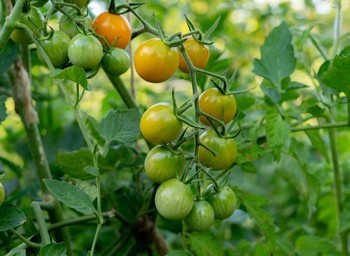
#> input picture dataset/ripe/riped_tomato_1.jpeg, 350 x 256 px
$ python -i segmentation.py   (imports and definitions only)
#> lines starting #> are read from the running program, lines starting #| are printed output that depends on the picture; after the words box and inside, x2 and y2 are one past the last pixel; in counts of white or black regions, pixels touching at a corner belong together
#> further down, picture is the input picture: shape (256, 350, 3); mean B, G, R 49.8, 122.4, 87.7
"""
Module: segmentation.py
Chương 4: Phân vùng ảnh

Mô tả: Module chứa các thuật toán phân vùng (segmentation) ảnh được học trong Chương 4.
Các kỹ thuật bao gồm:
- HSV Threshold: Phân tách theo ngưỡng màu HSV
- Otsu Threshold: Tự động tìm ngưỡng tối ưu
- Adaptive Threshold: Ngưỡng thích nghi
- Contour Detection: Phát hiện đường contour
- Mask: Tạo mask để tách đối tượng
- ROI Extraction: Trích xuất vùng quan tâm

Author: Tomato Quality System
"""

import cv2
import numpy as np
from typing import Tuple, List, Optional, Dict
import logging

# [1 line not run here, left out]
logger = logging.getLogger(__name__)


class ImageSegmenter:
    """
    Lớp phân vùng ảnh - Tách riêng đối tượng (quả cà chua) khỏi nền.

    Sử dụng kết hợp nhiều phương pháp:
    - Threshold-based (HSV, Otsu, Adaptive)
    - Contour-based (tìm contour lớn nhất)
    - Masking (tạo mask nhị phân)
    """

    def __init__(self):
        """
        Khởi tạo segmenter với các thông số mặc định.
        """
        # Ngưỡng HSV cho màu đỏ (cà chua chín)
        self.red_hsv_lower1 = np.array([0, 50, 50])
        self.red_hsv_upper1 = np.array([10, 255, 255])
        self.red_hsv_lower2 = np.array([170, 50, 50])
        self.red_hsv_upper2 = np.array([180, 255, 255])

        # Ngưỡng HSV cho màu xanh lá (cà chua chưa chín)
        self.green_hsv_lower = np.array([35, 50, 50])
        self.green_hsv_upper = np.array([85, 255, 255])

        # Ngưỡng HSV cho màu vàng/cam (cà chua gần chín)
        self.yellow_hsv_lower = np.array([11, 50, 50])
        self.yellow_hsv_upper = np.array([34, 255, 255])

        logger.info("ImageSegmenter initialized with default tomato color thresholds")

    # [35 lines left out: function hsv_threshold, not called in this run]

    def combine_hsv_masks(self, hsv_image: np.ndarray) -> Tuple[np.ndarray, dict]:
        """
        Kết hợp nhiều mask HSV để tách cà chua (cả đỏ, vàng, xanh).

        Args:
            hsv_image: Ảnh HSV

        Returns:
            Tuple chứa (mask kết hợp, metadata)
        """
        # Tạo mask cho màu đỏ (2 vùng)
        mask_red1 = cv2.inRange(hsv_image, self.red_hsv_lower1, self.red_hsv_upper1)
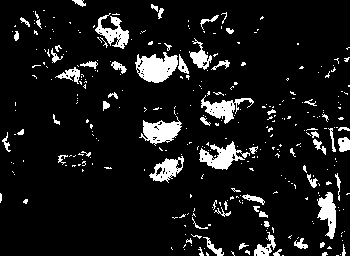
#> mask_red1: shape (256, 350); 9.3% white; 334 white regions (274 under 20 px), largest, box (x1, y1, x2, y2) and area: (135, 52, 178, 83) 870, (139, 116, 182, 146) 667, (199, 141, 250, 170) 652
        mask_red2 = cv2.inRange(hsv_image, self.red_hsv_lower2, self.red_hsv_upper2)
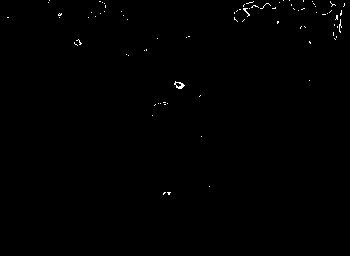
#> mask_red2: shape (256, 350); 0.34% white in thin lines or dots, all inside (x1, y1, x2, y2) = (7, 0, 345, 195)
        mask_red = cv2.bitwise_or(mask_red1, mask_red2)
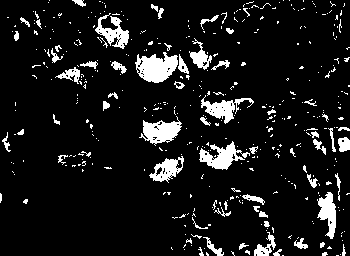
#> mask_red: shape (256, 350); 9.7% white; 415 white regions (353 under 20 px), largest, box (x1, y1, x2, y2) and area: (135, 52, 178, 83) 870, (139, 116, 182, 146) 667, (199, 141, 250, 170) 652

        # Tạo mask cho màu vàng
        mask_yellow = cv2.inRange(hsv_image, self.yellow_hsv_lower, self.yellow_hsv_upper)
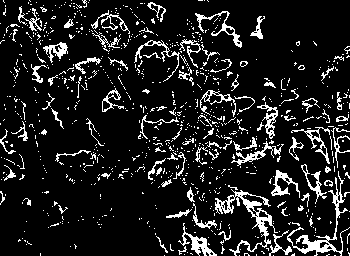
#> mask_yellow: shape (256, 350); 12% white in thin lines or dots

        # Tạo mask cho màu xanh
        mask_green = cv2.inRange(hsv_image, self.green_hsv_lower, self.green_hsv_upper)
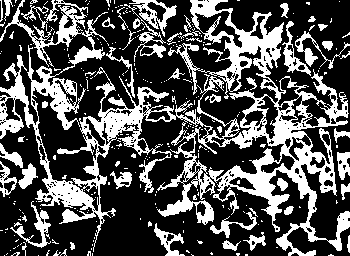
#> mask_green: shape (256, 350); 32.1% white; 284 white regions (238 under 20 px), largest, box (x1, y1, x2, y2) and area: (0, 0, 350, 256) 22045, (129, 0, 177, 37) 535, (10, 201, 51, 248) 440

        # Kết hợp tất cả (cà chua có thể có nhiều màu)
        combined_mask = cv2.bitwise_or(mask_red, mask_yellow)
#> combined_mask: shape (256, 350); 21.7% white; 713 white regions (632 under 20 px), largest, box (x1, y1, x2, y2) and area: (287, 164, 350, 256) 1791, (213, 185, 292, 256) 1683, (134, 40, 194, 86) 1437
        combined_mask = cv2.bitwise_or(combined_mask, mask_green)
#> combined_mask: shape (256, 350); 53.8% white; 340 black regions (258 under 20 px), largest, box (x1, y1, x2, y2) and area: (0, 99, 225, 256) 12766, (32, 0, 278, 182) 10602, (215, 0, 350, 117) 5765

        # Áp dụng morphological để làm mịn mask
        kernel = cv2.getStructuringElement(cv2.MORPH_ELLIPSE, (5, 5))
        combined_mask = cv2.morphologyEx(combined_mask, cv2.MORPH_CLOSE, kernel)
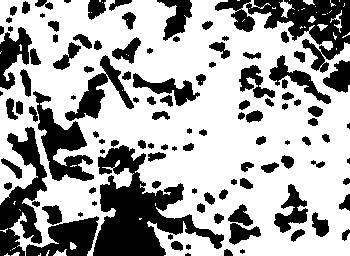
#> combined_mask: shape (256, 350); 65.5% white; 113 black regions (13 under 20 px), largest, box (x1, y1, x2, y2) and area: (93, 145, 224, 256) 6201, (215, 0, 350, 73) 3889, (0, 127, 47, 256) 2787
        combined_mask = cv2.morphologyEx(combined_mask, cv2.MORPH_OPEN, kernel)
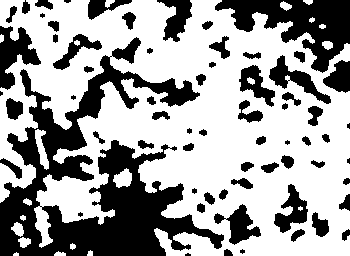
#> combined_mask: shape (256, 350); 63% white; 66 black regions (10 under 20 px), largest, box (x1, y1, x2, y2) and area: (0, 37, 224, 256) 17581, (215, 0, 350, 73) 4475, (0, 26, 41, 90) 1299

        metadata = {
            "method": "Combined_HSV",
            "red_mask_coverage": float(np.sum(mask_red > 0)) / mask_red.size * 100,
            "yellow_mask_coverage": float(np.sum(mask_yellow > 0)) / mask_yellow.size * 100,
            "green_mask_coverage": float(np.sum(mask_green > 0)) / mask_green.size * 100,
            "description": "Kết hợp mask cho tất cả màu cà chua"
        }
#> metadata = {'method': 'Combined_HSV', 'red_mask_coverage': 9.68, 'yellow_mask_coverage': 12.04, 'green_mask_coverage': 32.12, 'description': 'Kết hợp mask cho tất cả màu cà chua'}

        logger.info(f"Combined HSV masks: R={metadata['red_mask_coverage']:.1f}%, "
                    f"Y={metadata['yellow_mask_coverage']:.1f}%, "
                    f"G={metadata['green_mask_coverage']:.1f}%")
        return combined_mask, metadata

    # [421 lines left out: functions otsu_threshold, adaptive_threshold, find_contours, find_largest_contour, approximate_contour, create_mask_from_contour and 6 more, not called in this run]


# [21 lines not run here, left out]

>>> import cv2
>>> picture = cv2.imread('../../../dataset/ripe/riped_tomato_1.jpeg')
>>> result = ImageSegmenter().combine_hsv_masks(picture)

$ run again, on dataset/ripe/riped_tomato_11.jpeg
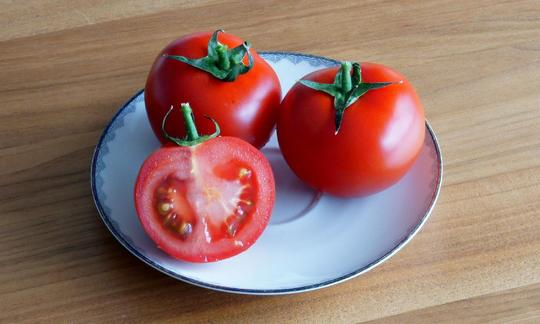
#> input picture dataset/ripe/riped_tomato_11.jpeg, 540 x 324 px
#> picture is the input picture: shape (324, 540, 3); mean B, G, R 105.9, 115.5, 150.4
#> in combine_hsv_masks, `mask_red1 = cv2.inRange(hsv_image, self.red_hsv_lower1, self.red_hsv_u..`:
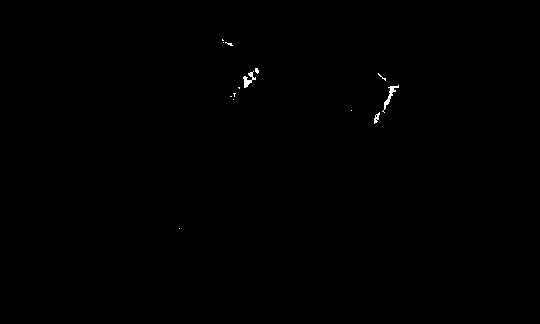
#> mask_red1: shape (324, 540); 0.17% white in thin lines or dots, all inside (x1, y1, x2, y2) = (179, 39, 399, 229)
#> mask_red2: shape (324, 540); 1.3% white in thin lines or dots, all inside (x1, y1, x2, y2) = (101, 30, 540, 324)
#> mask_yellow: shape (324, 540); 0.83% white in thin lines or dots, all inside (x1, y1, x2, y2) = (90, 36, 403, 322)
#> mask_green: shape (324, 540); 20.8% white; 379 white regions (348 under 20 px), largest, box (x1, y1, x2, y2) and area: (0, 29, 308, 324) 29579, (335, 63, 410, 197) 1183, (208, 158, 259, 244) 1142
#> in combine_hsv_masks, `combined_mask = cv2.morphologyEx(combined_mask, cv2.MORPH_OPEN, kernel)`:
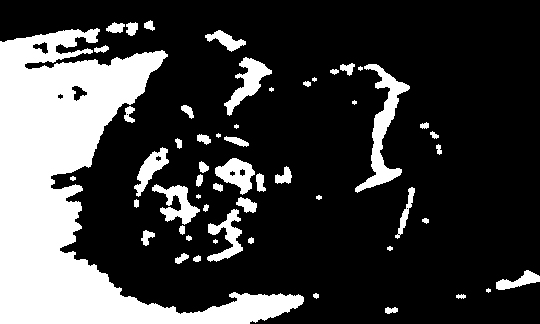
#> combined_mask: shape (324, 540); 24.2% white; 55 white regions (9 under 20 px), largest, box (x1, y1, x2, y2) and area: (0, 28, 304, 324) 32437, (355, 64, 410, 193) 1971, (224, 57, 272, 116) 988
#> metadata = {'method': 'Combined_HSV', 'red_mask_coverage': 1.44, 'yellow_mask_coverage': 0.832, 'green_mask_coverage': 20.8, 'description': 'Kết hợp mask cho tất cả màu cà chua'}

$ run again, on dataset/ripe/riped_tomato_12.jpeg
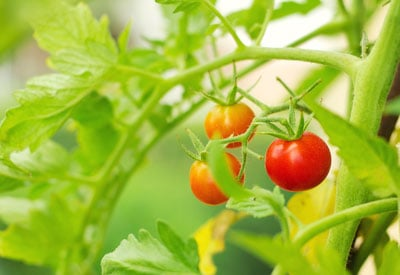
#> input picture dataset/ripe/riped_tomato_12.jpeg, 400 x 275 px
#> picture is the input picture: shape (275, 400, 3); mean B, G, R 62.5, 184.9, 163.7
#> mask_red1: shape (275, 400); 22.8% white; 185 white regions (142 under 20 px), largest, box (x1, y1, x2, y2) and area: (0, 91, 184, 275) 9282, (302, 67, 400, 203) 3375, (248, 201, 397, 275) 2732
#> mask_red2: shape (275, 400); 1.3% white in thin lines or dots
#> mask_yellow: shape (275, 400); 17% white; 446 white regions (372 under 20 px), largest, box (x1, y1, x2, y2) and area: (0, 30, 197, 275) 4585, (344, 9, 400, 168) 1917, (239, 197, 398, 275) 1721
#> mask_green: shape (275, 400); 32.5% white; 125 white regions (90 under 20 px), largest, box (x1, y1, x2, y2) and area: (0, 0, 400, 275) 28630, (0, 118, 80, 172) 1588, (0, 160, 70, 232) 1081
#> in combine_hsv_masks, `combined_mask = cv2.morphologyEx(combined_mask, cv2.MORPH_OPEN, kernel)`:
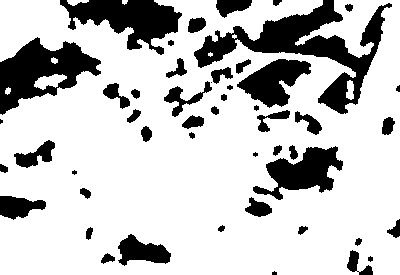
#> combined_mask: shape (275, 400); 77.5% white; 49 black regions (5 under 20 px), largest, box (x1, y1, x2, y2) and area: (194, 0, 392, 114) 6252, (0, 37, 101, 115) 3835, (60, 0, 182, 55) 3370
#> metadata = {'method': 'Combined_HSV', 'red_mask_coverage': 24.09, 'yellow_mask_coverage': 17.04, 'green_mask_coverage': 32.53, 'description': 'Kết hợp mask cho tất cả màu cà chua'}
